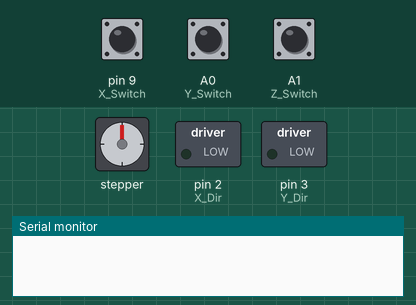
This sketch was run on a simulated Arduino Nano, built with avr-gcc and run on an emulated ATmega328P. On the bench: stepper motor, switched loads named in the sketch (green lamp = pin HIGH), the last lines printed to the serial monitor. Wiring (inferred from the names in the program): stepper motor (2048 steps per turn assumed): coils pin 4, pin 5, pin 6, pin 7. The inputs (shaded band) are chosen by the test bench; at power-on: A1 (Z_Switch) HIGH, A0 (Y_Switch) HIGH, pin 9 (X_Switch) HIGH. Pins used as bus, display or sensor lines are not drawn.

Above: at 1.2 s.
1.3 s: A1 (Z_Switch) pulled LOW for 0.15 s
At 2.5 s:
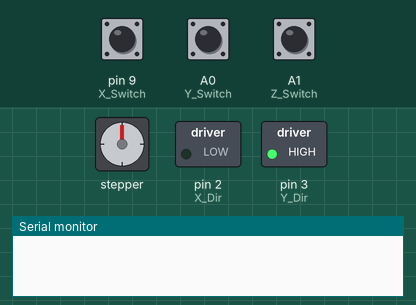
2.9 s: A0 (Y_Switch) pulled LOW for 0.15 s
At 4.1 s:
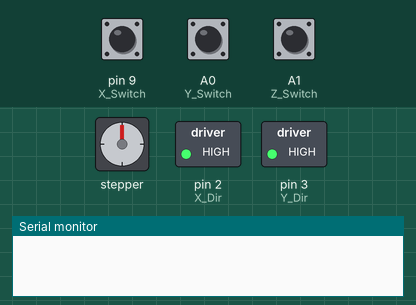
4.5 s: pin 9 (X_Switch) pulled LOW for 0.15 s
At 5.5 s:
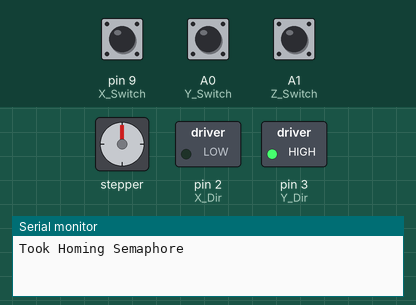
Timing chart, 0 to 9.7 s (numbered marks = the images above; inputs shaded):
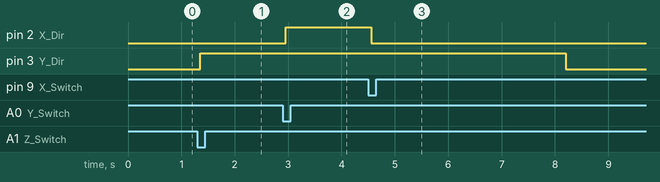

The sketch:

ROBOTIC_ARM_RTOS4.ino
```cpp
/*********************************************************************************************************************************
*
* FILE-NAME : ECU2
*
* AUTHOR : TEAM 2
*
* DESCRIPTION : Arduino Nano code that control the suction and robotic arm to store products
*               according to the product type received from ECU1
*
***********************************************************************************************************************************/

#include "Arduino_FreeRTOS.h"
#include "semphr.h"
#include "ezButton.h"

/*********************************************************************************************************************************
******************************************     Pins Declaration      *************************************************************
******************************************    Hardware Definition    *************************************************************
**********************************************************************************************************************************/

ezButton X_Switch(9);               // create ezButton object that attach to pin 9 to act as limit switch for x-axis
ezButton Y_Switch(A0);              // create ezButton object that attach to pin 10 to act as limit switch for y-axis
ezButton Z_Switch(A1);              // create ezButton object that attach to pin 11 to act as limit switch for Z-axis
#define Suction_DCV 13              // attach the suction DCV pin to pin 13 in shield
#define Upper_Receiver 12

// declaration of the pins controlling the direction and step of each motor (According to data sheet of CNC NANO SHIELD)
#define X_Dir 2
#define Y_Dir 3
#define Z_Dir 4
#define X_Step 5
#define Y_Step 6
#define Z_Step 7

// defining the storing patch and locations in the production line
const int Products_Types=2;         // either Large/Small
const int Products_Count=4;         // 4 products of each type

// locations defined from top left to bottom right
#define First_Row 29450
#define Second_Row 22950
#define First_Col 8550
#define Second_Col 2500
#define Third_Col 3750
#define Fourth_Col 10000
#define Large_Z 5850
#define Small_Z 6850
int X_Position[Products_Types][Products_Count]= {{First_Row,First_Row,Second_Row,Second_Row},{First_Row,First_Row,Second_Row,Second_Row}};  // saved X-locations
int Y_Position[Products_Types][Products_Count]= {{First_Col,Second_Col,First_Col,Second_Col},{Fourth_Col,Third_Col,Fourth_Col,Third_Col}};  // saved Y-locations
enum Product_Type {Small,Large};
enum Product_No {One,Two,Three,Four};

/*********************************************************************************************************************************
***************************************     Functions Declaration      ***********************************************************
**********************************************************************************************************************************/

enum Suction_State{Suction_ON, Suction_OFF};                      // Suction state either ON or OFF
enum Direction{Away, Home};                                       // 2 directions for each axis either towards the Home position or away from it
enum Motor{X_Axis, Y_Axis, Z_Axis};                               // 3 overall motors in the line
void H_Stepper_Actuate(int Motor, bool Direction, int Steps);     // our customized function for actuating any motor in any direction and with the required steps
void H_Stepper_Stall(int Motor);                                  // our customized function for stopping any motor

/*********************************************************************************************************************************
******************************************       Semaphores        ***************************************************************
**********************************************************************************************************************************/

SemaphoreHandle_t Finished_Homing;
SemaphoreHandle_t At_Product;
SemaphoreHandle_t Finished_Storing;

/*********************************************************************************************************************************
*****************************************      Setup Function      ***************************************************************
**********************************************************************************************************************************/

// the setup function runs once when you press reset or power the board
void setup() {
  // All Hardware Pins on this microcontroller are outputs
  pinMode(X_Step,OUTPUT);
  pinMode(X_Dir,OUTPUT);
  pinMode(Y_Step,OUTPUT);
  pinMode(Y_Dir,OUTPUT);
  pinMode(Z_Step,OUTPUT);
  pinMode(Z_Dir,OUTPUT);
  pinMode(Suction_DCV,OUTPUT);

  X_Switch.setDebounceTime(50);                                 // set debounce time to 50 milliseconds
  Y_Switch.setDebounceTime(50);                                 // set debounce time to 50 milliseconds
  Z_Switch.setDebounceTime(50);                                 // set debounce time to 50 milliseconds
  Serial.begin(9600);

  Finished_Homing = xSemaphoreCreateBinary();
  At_Product = xSemaphoreCreateBinary();
  Finished_Storing = xSemaphoreCreateBinary();
  xTaskCreate(Homing, "Task1", 100, NULL, 1, NULL);
  xTaskCreate(GoToProduct,"Task2", 100, NULL, 2, NULL);
  //xTaskCreate(Store,"Task3",100,NULL,3,NULL);
  }

/*********************************************************************************************************************************
*****************************************      LOOP Function      ****************************************************************
**********************************************************************************************************************************/

// the loop function runs over and over again forever
void loop() {

}

/*********************************************************************************************************************************
************************************      Customized RTOS Functions      *********************************************************
**********************************************************************************************************************************/

// Function that aims to Home the Robotic Arm at Powering up or Reset
void Homing (void* ptr)
{
  while(1)
  {
    static int Homing_Counter = 0;              // counter to check that an axis has homed
    X_Switch.loop();                            // MUST call the loop() function first
    Y_Switch.loop();                            // MUST call the loop() function first
    Z_Switch.loop();                            // MUST call the loop() function first

    switch(Homing_Counter)
    {
      case 0:
      // Z-Axis Homing Loop
      if(Z_Switch.isPressed() || !Z_Switch.getState())
      {
        Homing_Counter ++;
        H_Stepper_Stall(Z_Axis);
      }
      else
      {
        H_Stepper_Actuate(Z_Axis, Home, 10);
      }
      break;

      case 1:
      // Y-Axis Homing Loop
      if(Y_Switch.isPressed() || !Y_Switch.getState())
      {
        Homing_Counter ++;
        H_Stepper_Stall(Y_Axis);
      }
      else
      {
        H_Stepper_Actuate(Y_Axis, Home, 10);
      }
      break;

      case 2:
      // X-Axis Homing Loop
      if(X_Switch.isPressed() || !X_Switch.getState())
      {
        Homing_Counter ++;
        H_Stepper_Stall(X_Axis);
        xSemaphoreGive(Finished_Homing);

      }
      else
      {
        H_Stepper_Actuate(X_Axis, Home, 2);
      }
      break;
    }
  }
}

/*****************************************************************************************************************************
******************************************************************************************************************************/

// Function that aims to stand above the product location in the magazine after being Homed at the power up or reset
void GoToProduct (void* ptr)
{
  while(1)
  {
    xSemaphoreTake(Finished_Homing,portMAX_DELAY);
    Serial.println("Took Homing Semaphore");

    H_Stepper_Actuate(X_Axis, Away, 1800);
    H_Stepper_Actuate(Y_Axis, Away, 11500);
    H_Stepper_Actuate(Z_Axis,Away,5850);
    delay(1000);
    H_Stepper_Actuate(Z_Axis,Home,5850);
    H_Stepper_Actuate(Z_Axis,Away,X_Position[Large][One]);
    H_Stepper_Actuate(Z_Axis,Home,Y_Position[Large][One]);
  }
}

/*****************************************************************************************************************************
******************************************************************************************************************************/

/*// Function that aims to stand above the product location in the magazine after being Homed at the power up or reset
void Store (void* ptr)
{
  while(1)
  {
    xSemaphoreTake(At_Product,portMAX_DELAY);
    Serial.println("Took Storing Semaphore");

    static int Small_Counter = 0;
    static int Large_Counter = 0;

    if(digitalRead(Upper_Receiver))
    {
      Large_Counter++;
    }
    else
    {
      Small_Counter++;
    }
    switch(Large_Counter)
    {
      case One:
      H_Stepper_Actuate(Z_Axis,Away,Large_Z);
      delay(500);
      digitalWrite(Suction_DCV,Suction_ON);
      delay(500);
      H_Stepper_Actuate(Z_Axis,Home,Large_Z);
      H_Stepper_Actuate(X_Axis,Away,X_Position[Large][One]);
      H_Stepper_Actuate(Y_Axis,Home,Y_Position[Large][One]);
      delay(500);
      digitalWrite(Suction_DCV,Suction_OFF);
      delay(500);
      H_Stepper_Actuate(Z_Axis,Home,Large_Z);
      H_Stepper_Actuate(Y_Axis,Away,Y_Position[Large][One]);
      H_Stepper_Actuate(X_Axis,Home,X_Position[Large][One]);
      break;
    }
    xSemaphoreGive(At_Product);
  }
}

/*********************************************************************************************************************************
****************************************      Customized  Functions      *********************************************************
**********************************************************************************************************************************/

// our customized function that actuate any motor in the project in both direction with the favoured steps count
void H_Stepper_Actuate(int Motor, bool Direction, int Steps)
{
  switch(Motor)
  {
    case X_Axis:
    switch(Direction)
    {
      case Away:
      digitalWrite(X_Dir, LOW);
      for (int x = 0;x<Steps; x++)
      {
        digitalWrite(X_Step,HIGH);
        delayMicroseconds(500);
        digitalWrite(X_Step,LOW);
        delayMicroseconds(500);
      }
      break;
      case Home:
      digitalWrite(X_Dir, HIGH);
      for (int x = 0;x<Steps; x++)
      {
        digitalWrite(X_Step,HIGH);
        delayMicroseconds(500);
        digitalWrite(X_Step,LOW);
        delayMicroseconds(500);
      }
      break;
    }
    break;
    case Y_Axis:
    switch(Direction)
    {
      case Away:
      digitalWrite(Y_Dir, LOW);
      for (int y = 0;y<Steps; y++)
      {
        digitalWrite(Y_Step,HIGH);
        delayMicroseconds(500);
        digitalWrite(Y_Step,LOW);
        delayMicroseconds(500);
      }
      break;
      case Home:
      digitalWrite(Y_Dir, HIGH);
      for (int y = 0;y<Steps; y++)
      {
        digitalWrite(Y_Step,HIGH);
        delayMicroseconds(500);
        digitalWrite(Y_Step,LOW);
        delayMicroseconds(500);
      }
      break;
    }
    break;
    case Z_Axis:
    switch(Direction)
    {
      case Away:
      digitalWrite(Z_Dir, LOW);
      for (int z = 0;z<Steps; z++)
      {
        digitalWrite(Z_Step,HIGH);
        delayMicroseconds(500);
        digitalWrite(Z_Step,LOW);
        delayMicroseconds(500);
      }
      break;
      case Home:
      digitalWrite(Z_Dir, HIGH);
      for (int z = 0;z<Steps; z++)
      {
        digitalWrite(Z_Step,HIGH);
        delayMicroseconds(500);
        digitalWrite(Z_Step,LOW);
        delayMicroseconds(500);
      }
      break;
    }
    break;
  }
}

/***************************************************************************************************************************
****************************************************************************************************************************/

// our customized function that stops any motor in the project
void H_Stepper_Stall(int Motor)
{
  switch(Motor)
  {
    case X_Axis:
    digitalWrite(X_Step,LOW);
    delayMicroseconds(500);
    digitalWrite(X_Step,LOW);
    delayMicroseconds(500);
    break;
    case Y_Axis:
    digitalWrite(Y_Step,LOW);
    delayMicroseconds(500);
    digitalWrite(Y_Step,LOW);
    delayMicroseconds(500);
    break;
    case Z_Axis:
    digitalWrite(Z_Step,LOW);
    delayMicroseconds(500);
    digitalWrite(Z_Step,LOW);
    delayMicroseconds(500);
    break;
  }
}
```

Measured:
- after the input at 1.3 s, pin 3 (Y_Dir): LOW → HIGH after 0.06 s
- after the input at 2.9 s, pin 2 (X_Dir): LOW → HIGH after 0.06 s
- after the input at 4.5 s, pin 2 (X_Dir): HIGH → LOW after 0.06 s; pin 3 (Y_Dir): HIGH → LOW after 3.7 s
